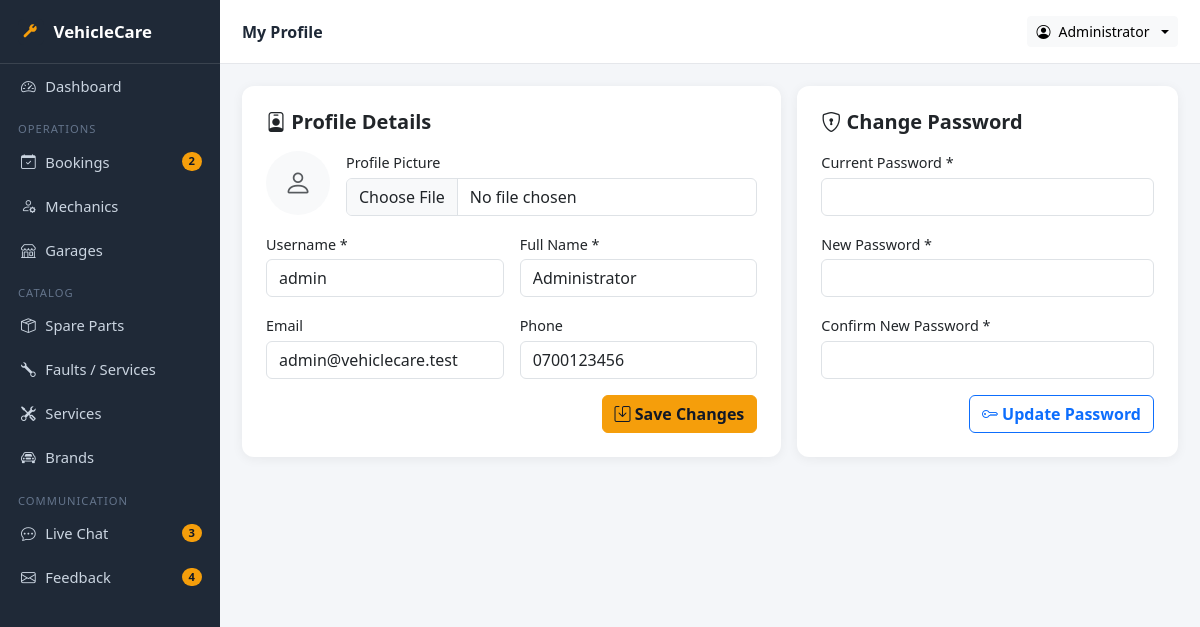
Screenshot of /admin/profile.php (signed in) with the database file from the repository.
### tables this page shows
CREATE TABLE `users` (
  `user_id` int(11) NOT NULL AUTO_INCREMENT,
  `username` varchar(50) NOT NULL,
  `password_hash` varchar(255) NOT NULL,
  `full_name` varchar(100) NOT NULL,
  `email` varchar(100) DEFAULT NULL,
  `phone` varchar(20) DEFAULT NULL,
  `photo_path` varchar(255) DEFAULT NULL,
  `role` enum('admin','client','mechanic','garage_owner') NOT NULL DEFAULT 'client',
  `created_at` timestamp NOT NULL DEFAULT current_timestamp(),
  PRIMARY KEY (`user_id`),
  UNIQUE KEY `username` (`username`)
);

### admin/profile.php (the view, shortened to what this page needs)
<?php
require_once __DIR__.'/includes/admin_header.php';
$uid = (int)$_SESSION['user']['id'];
$stmt = $pdo->prepare("SELECT * FROM users WHERE user_id=?");
$stmt->execute([$uid]);
$me = $stmt->fetch();
?>
<div class="row g-3">
  <div class="col-lg-7">
    <div class="card p-4 mb-3">
      <h5 class="fw-bold mb-3"><i class="bi bi-person-badge"></i> Profile Details</h5>
      <form method="post" enctype="multipart/form-data" class="row g-3">
        <div class="col-12 d-flex align-items-center gap-3">
          <?php if($me['photo_path']): ?>
            <img src="<?= UPLOAD_URL.htmlspecialchars($me['photo_path']) ?>" style="width:64px;height:64px;object-fit:cover;border-radius:50%;">
          <?php else: ?>
            <div class="bg-light d-flex align-items-center justify-content-center" style="width:64px;height:64px;border-radius:50%;"><i class="bi bi-person fs-3 text-muted"></i></div>
          <?php endif; ?>
          <div class="flex-grow-1">
            <label class="form-label mb-1">Profile Picture</label>
            <input type="file" name="photo" class="form-control" accept="image/*">
          </div>
        </div>
        <div class="col-md-6"><label class="form-label">Username *</label><input name="username" class="form-control" required value="<?= htmlspecialchars($me['username']) ?>"></div>
        <div class="col-md-6"><label class="form-label">Full Name *</label><input name="full_name" class="form-control" required value="<?= htmlspecialchars($me['full_name']) ?>"></div>
        <div class="col-md-6"><label class="form-label">Email</label><input type="email" name="email" class="form-control" value="<?= htmlspecialchars($me['email'] ?? '') ?>"></div>
        <div class="col-md-6"><label class="form-label">Phone</label><input name="phone" class="form-control" value="<?= htmlspecialchars($me['phone'] ?? '') ?>"></div>
        <div class="col-12 text-end"><button class="btn btn-warning fw-bold"><i class="bi bi-save"></i> Save Changes</button></div>
      </form>
    </div>
  </div>
  <div class="col-lg-5">
    <div class="card p-4">
      <h5 class="fw-bold mb-3"><i class="bi bi-shield-lock"></i> Change Password</h5>
      <form method="post" class="row g-3">
        <div class="col-12"><label class="form-label">Current Password *</label><input type="password" name="current_password" class="form-control" required></div>
        <div class="col-12"><label class="form-label">New Password *</label><input type="password" name="new_password" class="form-control" required minlength="6"></div>
        <div class="col-12"><label class="form-label">Confirm New Password *</label><input type="password" name="confirm_password" class="form-control" required minlength="6"></div>
        <div class="col-12 text-end"><button class="btn btn-outline-primary fw-bold"><i class="bi bi-key"></i> Update Password</button></div>
      </form>
    </div>
  </div>
</div>
<?php require_once __DIR__.'/includes/admin_footer.php'; ?>

### assets/css/style.css (style rules this page uses)
:root { --bs-primary: #1f2937; --bs-primary-rgb: 31, 41, 55; --bs-link-color: #1f2937; --bs-link-color-rgb: 31, 41, 55; --bs-link-hover-color: #f59e0b; --bs-link-hover-color-rgb: 245, 158, 11; }
body { background: #f7f8fa; font-family: system-ui, -apple-system, "Segoe UI", Roboto, "Helvetica Neue", Arial, sans-serif; color: #1f2937; }
.card { border: none; border-radius: 12px; box-shadow: 0 2px 12px rgba(0,0,0,.06); }
.btn-warning { background: #f59e0b; border-color: #f59e0b; color: #111827; }
.form-label { font-weight: 500; font-size: .9rem; margin-bottom: .25rem; }

### admin/includes/admin_header.php (style rules this page uses)
body { background:#f4f6f9; }

### rows the page displays
users: username "admin", full_name "Administrator", email "admin@vehiclecare.test", phone "0700123456"

### other values shown
SITE_NAME "VehicleCare"
$navCounts['bookings'] "2"
$navCounts['chat'] "3"
$navCounts['feedback'] "4"
$pageTitle "My Profile"
$_SESSION['user']['name'] "Administrator"
